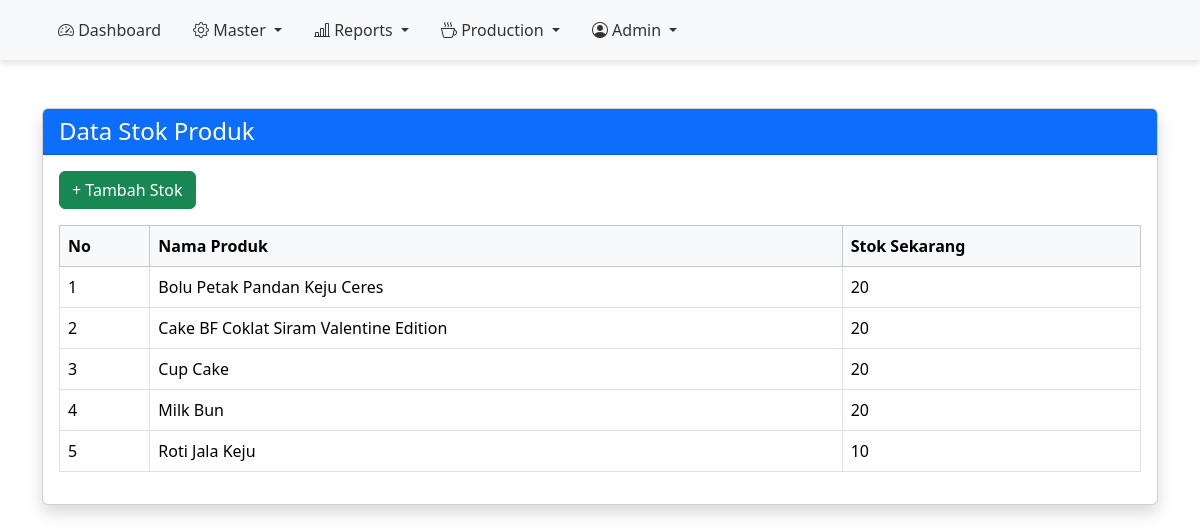
The page /Admin/product-stock.php (signed in) on the database its author committed.
### Admin/product-stock.php (the view, shortened to what this page needs)
<?php
include '../config.php';
$result = mysqli_query($conn, "SELECT * FROM `bo-product`");
?>
<!DOCTYPE html>
<html lang="id">
<head>
    <link href="https://cdn.jsdelivr.net/npm/bootstrap@5.3.2/dist/css/bootstrap.min.css" rel="stylesheet">
</head>
<body>
    <?php include "../Layout/sidebar.php"; ?>
    <div class="container mt-5">
        <div class="card shadow">
            <div class="card-header bg-primary text-white">
                <h4 class="mb-0">Data Stok Produk</h4>
            </div>
            <div class="card-body">
                <a href="tambah-stock.php" class="btn btn-success mb-3">+ Tambah Stok</a>
                <table class="table table-bordered">
                    <thead class="table-light">
                        <tr>
                            <th>No</th>
                            <th>Nama Produk</th>
                            <th>Stok Sekarang</th>
                        </tr>
                    </thead>
                    <tbody>
                        <?php
                        $no = 1;
                        while ($row = mysqli_fetch_assoc($result)) : ?>
                            <tr>
                                <td><?= $no++ ?></td>
                                <td><?= $row['name_product'] ?></td>
                                <td><?= $row['stock_product'] ?></td>
                            </tr>
                        <?php endwhile; ?>
                    </tbody>
                </table>
            </div>
        </div>
    </div>
</body>
</html>

### rows shown on the page
bo-product: name_product "Bolu Petak Pandan Keju Ceres", stock_product "20"
bo-product: name_product "Cake BF Coklat Siram Valentine Edition", stock_product "20"
bo-product: name_product "Cup Cake", stock_product "20"
bo-product: name_product "Milk Bun", stock_product "20"
bo-product: name_product "Roti Jala Keju", stock_product "10"
